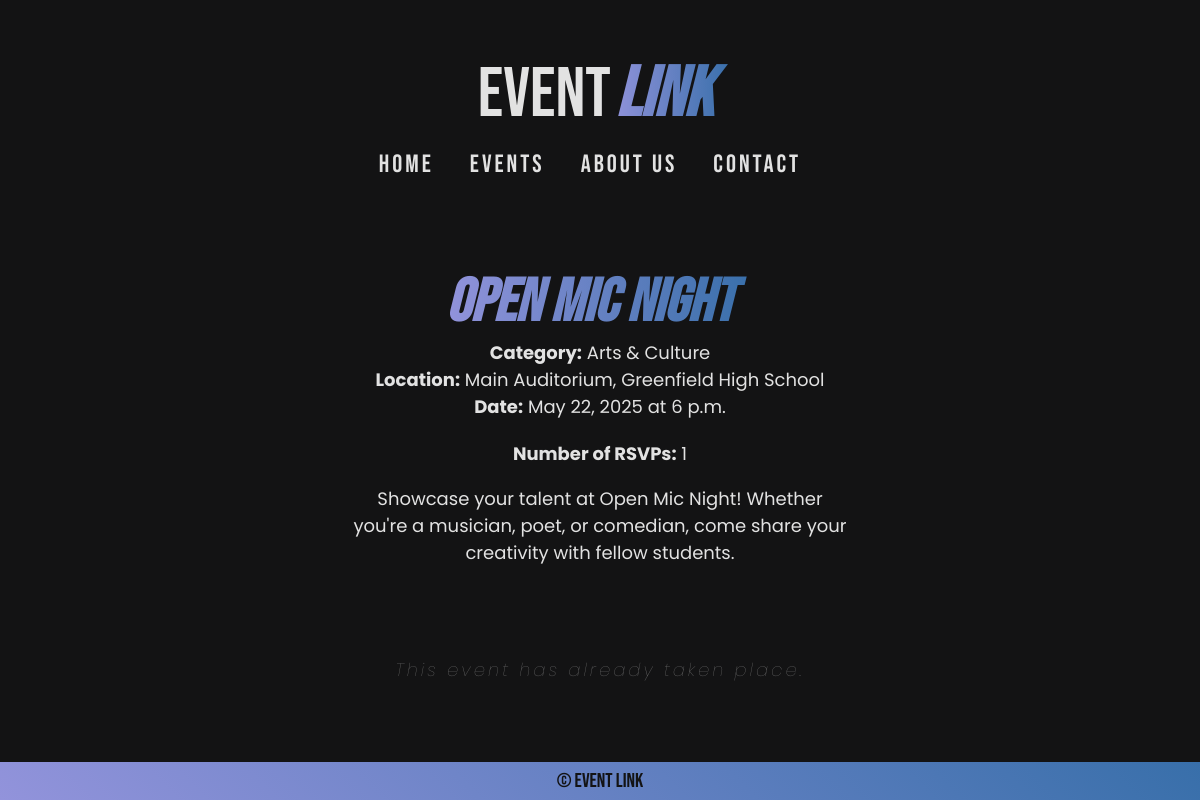
Page /events/24/ on the committed database.
### events/models.py (models this page shows, shortened)
class Event (models.Model):
	title 		= models.CharField(max_length=100)
	description 	= models.TextField()
	date 		= models.DateField()
	time 		= models.TimeField()
	location 	= models.CharField(max_length=100)
	category 	= models.CharField(max_length=50)

### events/views.py (the view)
# urls.py: path('events/<int:event_id>/', views.event_detail, name='event_detail'),
def event_detail(request, event_id):
	event = Event.objects.get(id=event_id)
	rsvp_count = get_rsvp_count(event)
	now = datetime.now()
	event_datetime = datetime.combine(event.date, event.time)
	is_past = event_datetime < now
	return render(request, 'event_detail.html', {
		'event': event,
		'rsvp_count': rsvp_count,
		'is_past': is_past
	})

### events/services.py (called while the page is built)
def get_rsvp_count(event):
    return Attendee.objects.filter(event=event).count()

### events/templates/event_detail.html
{% extends "template.html" %}
{% block content %}
<div class="event-detail">
    <h2>{{ event.title }}</h2>
    <p><strong>Category:</strong> {{ event.category }}</p>
    <p><strong>Location:</strong> {{ event.location }}</p>
    <p><strong>Date:</strong> {{ event.date }} at {{ event.time }}</p>
    <div class="rsvp-line"><p><strong>Number of RSVPs:</strong> {{ rsvp_count }}</p></div>
    <br>
    <div class="ed-description"><p>{{ event.description }}</p></div>
    {% if is_past %}
        <div class="empty-text1"><p>This event has already taken place.</p></div>
    {% else %}
        <div class="event-button"><a href="{% url 'rsvp' event.id %}">
            <button>RSVP Now</button>
        </a></div>
    {% endif %}
</div>
{% endblock %}

### events/static/css/styles.css (style rules this page uses)
* { margin: 0; padding: 0; box-sizing: border-box; }
body { background-color: #131314; overflow-x: hidden; }
.empty-text1 { color: rgba(226, 226, 226, 0.353); font-family: 'Poppins', sans-serif; font-size: 10px; font-weight: lighter; text-align: center; letter-spacing: 3px; font-size: 20px; padding-top: 90px; }
.event-detail { padding-left: 10rem; padding-right: 10rem; text-align: center; }
.event-detail h2 { background: linear-gradient(to right, rgb(146, 147, 219), rgb(56, 111, 170)); -webkit-background-clip: text; background-clip: text; display:inline-flex; color: transparent; font-weight: 700; font-style: italic; font-family: 'Bebas Neue'; font-size: 60px; padding-right: 20px; }
.event-detail p { color: rgb(226, 226, 226); font-family: 'Poppins', sans-serif; text-align: center; font-size: 18px; }
.ed-description { padding-left: 12rem; padding-right: 12rem; }
.rsvp-line { padding-top: 20px; }
.event-detail .empty-text1 p { font-style: italic; color: rgba(226, 226, 226, 0.435); }

### rows in the picture
Event: category "Arts & Culture", location "Main Auditorium, Greenfield High School", date "May 22, 2025", time "6 p.m.", description "Showcase your talent at Open Mic Night! Whether you're a musician, poet, or comedian, come share your creativity with fellow students."

### other values in the picture
{{ rsvp_count }} "1"
